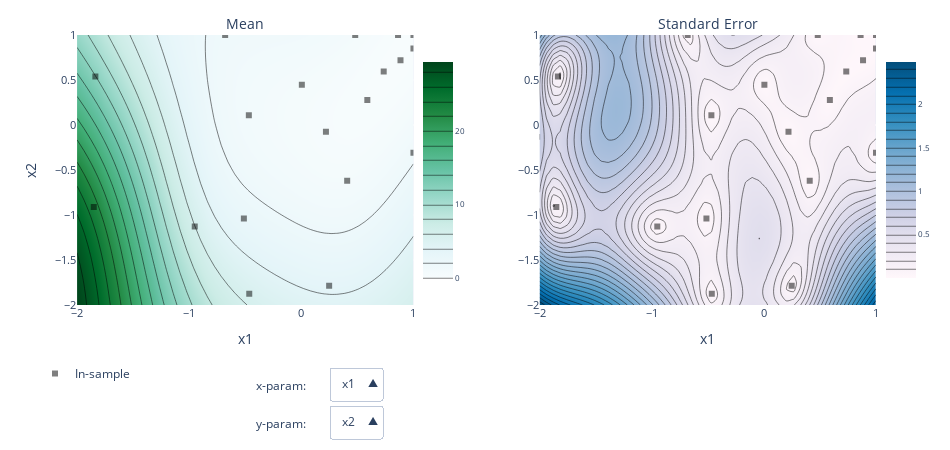

Notebook code for this chart:
### Code cell
from ax.plot.contour import interact_contour

render(interact_contour(model=model, metric_name='objective'))

### Figure 1 — Plotly figure (JSON) as saved in the notebook; plotly's stock layout.template omitted (floating-point values rounded to 4 significant figures; data arrays with more than 128 entries replaced by an {"elided": "..."} marker saying what was removed)
{"data": [{"autocolorscale": false, "autocontour": true, "colorbar": {"len": 0.875, "tickfont": {"size": 8}, "ticksuffix": "", "x": 0.45, "y": 0.5}, "colorscale": [[0, "rgb(247,252,253)"], [0.125, "rgb(229,245,249)"], [0.25, "rgb(204,236,230)"], [0.375, "rgb(153,216,201)"], [0.5, "rgb(102,194,164)"], [0.625, "rgb(65,174,118)"], [0.75, "rgb(35,139,69)"], [0.875, "rgb(0,109,44)"], [1, "rgb(0,68,27)"]], "contours": {"coloring": "heatmap"}, "hoverinfo": "x+y+z", "ncontours": 25, "type": "contour", "visible": false, "x": [-2, -1.939, -1.878, -1.816, -1.755, -1.694, -1.633, -1.571, -1.51, -1.449, -1.388, -1.327, -1.265, -1.204, -1.143, -1.082, -1.02, -0.9592, -0.898, -0.8367, -0.7755, -0.7143, -0.6531, -0.5918, -0.5306, -0.4694, -0.4082, -0.3469, -0.2857, -0.2245, -0.1633, -0.102, -0.04082, 0.02041, 0.08163, 0.1429, 0.2041, 0.2653, 0.3265, 0.3878, 0.449, 0.5102, 0.5714, 0.6327, 0.6939, 0.7551, 0.8163, 0.8776, 0.9388, 1], "xaxis": "x", "y": [-2, -1.939, -1.878, -1.816, -1.755, -1.694, -1.633, -1.571, -1.51, -1.449, -1.388, -1.327, -1.265, -1.204, -1.143, -1.082, -1.02, -0.9592, -0.898, -0.8367, -0.7755, -0.7143, -0.6531, -0.5918, -0.5306, -0.4694, -0.4082, -0.3469, -0.2857, -0.2245, -0.1633, -0.102, -0.04082, 0.02041, 0.08163, 0.1429, 0.2041, 0.2653, 0.3265, 0.3878, 0.449, 0.5102, 0.5714, 0.6327, 0.6939, 0.7551, 0.8163, 0.8776, 0.9388, 1], "yaxis": "y", "z": {"elided": "50x50 float values"}, "zauto": true}, {"autocolorscale": false, "autocontour": true, "colorbar": {"len": 0.875, "tickfont": {"size": 8}, "ticksuffix": "", "x": 1, "y": 0.5}, "colorscale": [[0, "rgb(255,247,251)"], [0.1429, "rgb(236,231,242)"], [0.2857, "rgb(208,209,230)"], [0.4286, "rgb(166,189,219)"], [0.5714, "rgb(116,169,207)"], [0.7143, "rgb(54,144,192)"], [0.8571, "rgb(5,112,176)"], [1, "rgb(3,78,123)"]], "contours": {"coloring": "heatmap"}, "hoverinfo": "x+y+z", "ncontours": 25, "type": "contour", "visible": false, "x": [-2, -1.939, -1.878, -1.816, -1.755, -1.694, -1.633, -1.571, -1.51, -1.449, -1.388, -1.327, -1.265, -1.204, -1.143, -1.082, -1.02, -0.9592, -0.898, -0.8367, -0.7755, -0.7143, -0.6531, -0.5918, -0.5306, -0.4694, -0.4082, -0.3469, -0.2857, -0.2245, -0.1633, -0.102, -0.04082, 0.02041, 0.08163, 0.1429, 0.2041, 0.2653, 0.3265, 0.3878, 0.449, 0.5102, 0.5714, 0.6327, 0.6939, 0.7551, 0.8163, 0.8776, 0.9388, 1], "xaxis": "x2", "y": [-2, -1.939, -1.878, -1.816, -1.755, -1.694, -1.633, -1.571, -1.51, -1.449, -1.388, -1.327, -1.265, -1.204, -1.143, -1.082, -1.02, -0.9592, -0.898, -0.8367, -0.7755, -0.7143, -0.6531, -0.5918, -0.5306, -0.4694, -0.4082, -0.3469, -0.2857, -0.2245, -0.1633, -0.102, -0.04082, 0.02041, 0.08163, 0.1429, 0.2041, 0.2653, 0.3265, 0.3878, 0.449, 0.5102, 0.5714, 0.6327, 0.6939, 0.7551, 0.8163, 0.8776, 0.9388, 1], "yaxis": "y2", "z": {"elided": "50x50 float values"}}, {"hoverinfo": "text", "legendgroup": "In-sample", "marker": {"color": "black", "opacity": 0.5, "symbol": 1}, "mode": "markers", "name": "In-sample", "text": ["0_0", "1_0", "2_0", "3_0", "4_0", "5_0", "6_0", "7_0", "8_0", "9_0", "10_0", "11_0", "12_0", "13_0", "14_0", "15_0", "16_0", "17_0", "18_0"], "type": "scatter", "visible": false, "x": [-1.851, 0.2482, -0.5123, -1.837, -0.9505, -0.4643, 0.4089, 0.004693, 0.8844, 1, 0.4806, -0.6793, 0.5886, 1, 0.2195, -0.468, 0.8626, 1, 0.7348], "xaxis": "x", "y": [-1.851, 0.2482, -0.5123, -1.837, -0.9505, -0.4643, 0.4089, 0.004693, 0.8844, 1, 0.4806, -0.6793, 0.5886, 1, 0.2195, -0.468, 0.8626, 1, 0.7348], "yaxis": "y"}, {"hoverinfo": "text", "legendgroup": "In-sample", "marker": {"color": "black", "opacity": 0.5, "symbol": 1}, "mode": "markers", "name": "In-sample", "showlegend": false, "text": ["0_0", "1_0", "2_0", "3_0", "4_0", "5_0", "6_0", "7_0", "8_0", "9_0", "10_0", "11_0", "12_0", "13_0", "14_0", "15_0", "16_0", "17_0", "18_0"], "type": "scatter", "visible": false, "x": [-1.851, 0.2482, -0.5123, -1.837, -0.9505, -0.4643, 0.4089, 0.004693, 0.8844, 1, 0.4806, -0.6793, 0.5886, 1, 0.2195, -0.468, 0.8626, 1, 0.7348], "xaxis": "x2", "y": [-1.851, 0.2482, -0.5123, -1.837, -0.9505, -0.4643, 0.4089, 0.004693, 0.8844, 1, 0.4806, -0.6793, 0.5886, 1, 0.2195, -0.468, 0.8626, 1, 0.7348], "yaxis": "y2"}, {"autocolorscale": false, "autocontour": true, "colorbar": {"len": 0.875, "tickfont": {"size": 8}, "ticksuffix": "", "x": 0.45, "y": 0.5}, "colorscale": [[0, "rgb(247,252,253)"], [0.125, "rgb(229,245,249)"], [0.25, "rgb(204,236,230)"], [0.375, "rgb(153,216,201)"], [0.5, "rgb(102,194,164)"], [0.625, "rgb(65,174,118)"], [0.75, "rgb(35,139,69)"], [0.875, "rgb(0,109,44)"], [1, "rgb(0,68,27)"]], "contours": {"coloring": "heatmap"}, "hoverinfo": "x+y+z", "ncontours": 25, "type": "contour", "visible": true, "x": [-2, -1.939, -1.878, -1.816, -1.755, -1.694, -1.633, -1.571, -1.51, -1.449, -1.388, -1.327, -1.265, -1.204, -1.143, -1.082, -1.02, -0.9592, -0.898, -0.8367, -0.7755, -0.7143, -0.6531, -0.5918, -0.5306, -0.4694, -0.4082, -0.3469, -0.2857, -0.2245, -0.1633, -0.102, -0.04082, 0.02041, 0.08163, 0.1429, 0.2041, 0.2653, 0.3265, 0.3878, 0.449, 0.5102, 0.5714, 0.6327, 0.6939, 0.7551, 0.8163, 0.8776, 0.9388, 1], "xaxis": "x", "y": [-2, -1.939, -1.878, -1.816, -1.755, -1.694, -1.633, -1.571, -1.51, -1.449, -1.388, -1.327, -1.265, -1.204, -1.143, -1.082, -1.02, -0.9592, -0.898, -0.8367, -0.7755, -0.7143, -0.6531, -0.5918, -0.5306, -0.4694, -0.4082, -0.3469, -0.2857, -0.2245, -0.1633, -0.102, -0.04082, 0.02041, 0.08163, 0.1429, 0.2041, 0.2653, 0.3265, 0.3878, 0.449, 0.5102, 0.5714, 0.6327, 0.6939, 0.7551, 0.8163, 0.8776, 0.9388, 1], "yaxis": "y", "z": {"elided": "50x50 float values"}, "zauto": true}, {"autocolorscale": false, "autocontour": true, "colorbar": {"len": 0.875, "tickfont": {"size": 8}, "ticksuffix": "", "x": 1, "y": 0.5}, "colorscale": [[0, "rgb(255,247,251)"], [0.1429, "rgb(236,231,242)"], [0.2857, "rgb(208,209,230)"], [0.4286, "rgb(166,189,219)"], [0.5714, "rgb(116,169,207)"], [0.7143, "rgb(54,144,192)"], [0.8571, "rgb(5,112,176)"], [1, "rgb(3,78,123)"]], "contours": {"coloring": "heatmap"}, "hoverinfo": "x+y+z", "ncontours": 25, "type": "contour", "visible": true, "x": [-2, -1.939, -1.878, -1.816, -1.755, -1.694, -1.633, -1.571, -1.51, -1.449, -1.388, -1.327, -1.265, -1.204, -1.143, -1.082, -1.02, -0.9592, -0.898, -0.8367, -0.7755, -0.7143, -0.6531, -0.5918, -0.5306, -0.4694, -0.4082, -0.3469, -0.2857, -0.2245, -0.1633, -0.102, -0.04082, 0.02041, 0.08163, 0.1429, 0.2041, 0.2653, 0.3265, 0.3878, 0.449, 0.5102, 0.5714, 0.6327, 0.6939, 0.7551, 0.8163, 0.8776, 0.9388, 1], "xaxis": "x2", "y": [-2, -1.939, -1.878, -1.816, -1.755, -1.694, -1.633, -1.571, -1.51, -1.449, -1.388, -1.327, -1.265, -1.204, -1.143, -1.082, -1.02, -0.9592, -0.898, -0.8367, -0.7755, -0.7143, -0.6531, -0.5918, -0.5306, -0.4694, -0.4082, -0.3469, -0.2857, -0.2245, -0.1633, -0.102, -0.04082, 0.02041, 0.08163, 0.1429, 0.2041, 0.2653, 0.3265, 0.3878, 0.449, 0.5102, 0.5714, 0.6327, 0.6939, 0.7551, 0.8163, 0.8776, 0.9388, 1], "yaxis": "y2", "z": {"elided": "50x50 float values"}}, {"hoverinfo": "text", "legendgroup": "In-sample", "marker": {"color": "black", "opacity": 0.5, "symbol": 1}, "mode": "markers", "name": "In-sample", "text": ["0_0", "1_0", "2_0", "3_0", "4_0", "5_0", "6_0", "7_0", "8_0", "9_0", "10_0", "11_0", "12_0", "13_0", "14_0", "15_0", "16_0", "17_0", "18_0"], "type": "scatter", "visible": true, "x": [-1.851, 0.2482, -0.5123, -1.837, -0.9505, -0.4643, 0.4089, 0.004693, 0.8844, 1, 0.4806, -0.6793, 0.5886, 1, 0.2195, -0.468, 0.8626, 1, 0.7348], "xaxis": "x", "y": [-0.9111, -1.785, -1.039, 0.5377, -1.129, -1.875, -0.6185, 0.4482, 0.7191, -0.308, 1.0, 1, 0.2779, 1, -0.07454, 0.108, 1, 0.8494, 0.5952], "yaxis": "y"}, {"hoverinfo": "text", "legendgroup": "In-sample", "marker": {"color": "black", "opacity": 0.5, "symbol": 1}, "mode": "markers", "name": "In-sample", "showlegend": false, "text": ["0_0", "1_0", "2_0", "3_0", "4_0", "5_0", "6_0", "7_0", "8_0", "9_0", "10_0", "11_0", "12_0", "13_0", "14_0", "15_0", "16_0", "17_0", "18_0"], "type": "scatter", "visible": true, "x": [-1.851, 0.2482, -0.5123, -1.837, -0.9505, -0.4643, 0.4089, 0.004693, 0.8844, 1, 0.4806, -0.6793, 0.5886, 1, 0.2195, -0.468, 0.8626, 1, 0.7348], "xaxis": "x2", "y": [-0.9111, -1.785, -1.039, 0.5377, -1.129, -1.875, -0.6185, 0.4482, 0.7191, -0.308, 1.0, 1, 0.2779, 1, -0.07454, 0.108, 1, 0.8494, 0.5952], "yaxis": "y2"}], "layout": {"annotations": [{"font": {"size": 14}, "showarrow": false, "text": "Mean", "x": 0.25, "xanchor": "center", "xref": "paper", "y": 1, "yanchor": "bottom", "yref": "paper"}, {"font": {"size": 14}, "showarrow": false, "text": "Standard Error", "x": 0.8, "xanchor": "center", "xref": "paper", "y": 1, "yanchor": "bottom", "yref": "paper"}, {"showarrow": false, "text": "x-param:", "x": 0.26, "xanchor": "left", "xref": "paper", "y": -0.26, "yanchor": "top", "yref": "paper"}, {"showarrow": false, "text": "y-param:", "x": 0.26, "xanchor": "left", "xref": "paper", "y": -0.4, "yanchor": "top", "yref": "paper"}], "autosize": false, "height": 450, "hovermode": "closest", "legend": {"orientation": "v", "x": 0, "y": -0.2, "yanchor": "top"}, "margin": {"b": 100, "l": 35, "pad": 0, "r": 35, "t": 35}, "updatemenus": [{"buttons": [{"args": [{"x": {"elided": "8 rows, 276 float values in total"}, "y": {"elided": "8 rows, 276 float values in total"}, "z": {"elided": "8 rows, 10000 float values in total"}}, {"xaxis.range": [-2, 1], "xaxis.title": "x1", "xaxis2.range": [-2, 1], "xaxis2.title": "x1"}], "label": "x1", "method": "update"}, {"args": [{"x": {"elided": "8 rows, 276 float values in total"}, "y": {"elided": "8 rows, 276 float values in total"}, "z": {"elided": "8 rows, 10000 float values in total"}}, {"xaxis.range": [-2, 1], "xaxis.title": "x2", "xaxis2.range": [-2, 1], "xaxis2.title": "x2"}], "label": "x2", "method": "update"}], "direction": "up", "x": 0.35, "xanchor": "left", "y": -0.29, "yanchor": "middle"}, {"buttons": [{"args": [{"visible": [false, false, false, false, true, true, true, true]}, {"yaxis.range": [-2, 1], "yaxis.title": "x2", "yaxis2.range": [-2, 1]}], "label": "x2", "method": "update"}], "direction": "up", "x": 0.35, "xanchor": "left", "y": -0.43, "yanchor": "middle"}], "width": 950, "xaxis": {"anchor": "y", "autorange": false, "domain": [0.05, 0.45], "exponentformat": "e", "range": [-2, 1], "tickfont": {"size": 11}, "tickmode": "auto", "title": {"text": "x1"}, "type": "linear"}, "xaxis2": {"anchor": "y2", "autorange": false, "domain": [0.6, 1], "exponentformat": "e", "range": [-2, 1], "tickfont": {"size": 11}, "tickmode": "auto", "title": {"text": "x1"}, "type": "linear"}, "yaxis": {"anchor": "x", "autorange": false, "domain": [0, 1], "exponentformat": "e", "range": [-2, 1], "tickfont": {"size": 11}, "tickmode": "auto", "title": {"text": "x2"}, "type": "linear"}, "yaxis2": {"anchor": "x2", "autorange": false, "domain": [0, 1], "exponentformat": "e", "range": [-2, 1], "tickfont": {"size": 11}, "tickmode": "auto", "type": "linear"}}}
